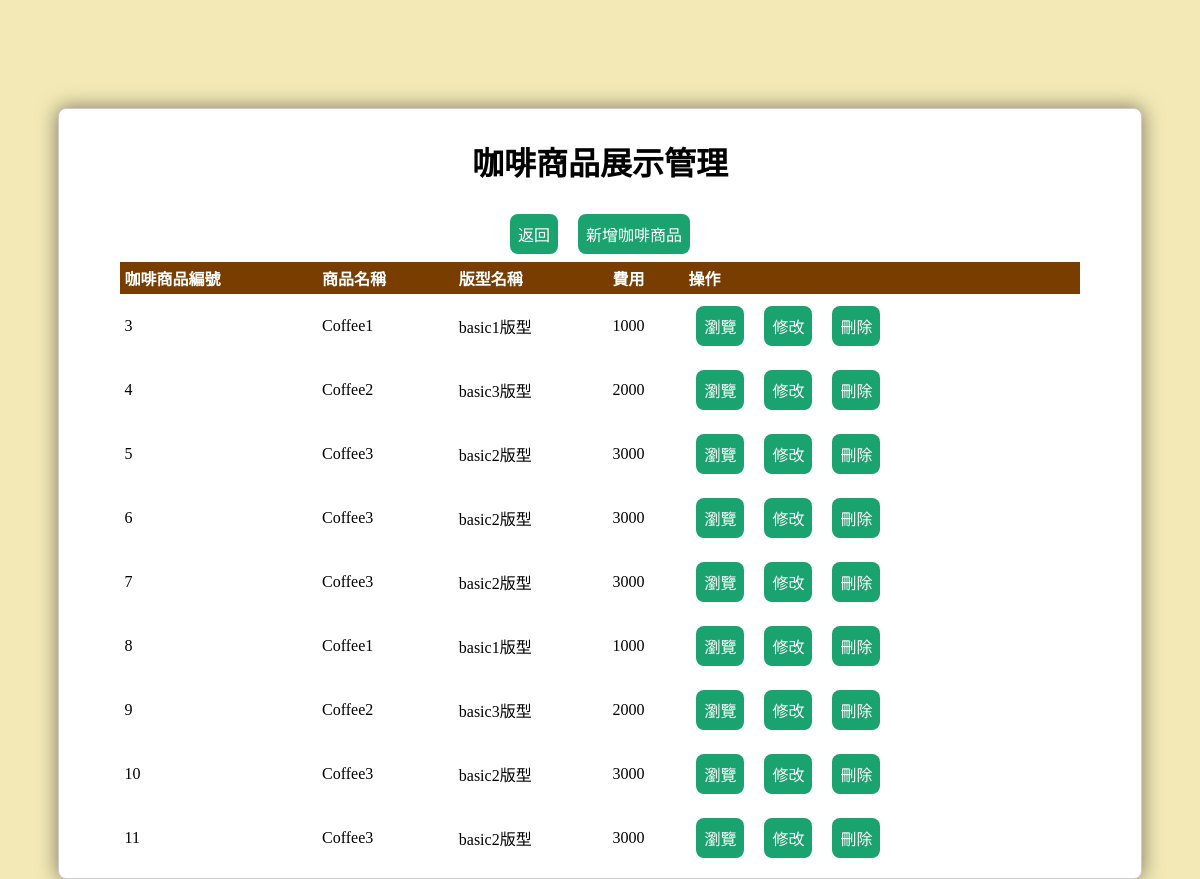
/module2-3/edm-index.php, run on the app's committed database.
### tables this page shows
CREATE TABLE `edms` (
  `id` int NOT NULL,
  `edm_name` text NOT NULL,
  `layout_name` text NOT NULL,
  `title` text NOT NULL,
  `content` text NOT NULL,
  `image` text NOT NULL,
  `link` text NOT NULL,
  `time` datetime NOT NULL DEFAULT CURRENT_TIMESTAMP
);

### module2-3/edm-index.php (the view, shortened to what this page needs)
<?php
include('config.php');
?>
<!DOCTYPE html PUBLIC "-//W3C//DTD XHTML 1.0 Transitional//EN" "http://www.w3.org/TR/xhtml1/DTD/xhtml1-transitional.dtd">
<html xmlns="http://www.w3.org/1999/xhtml">
<head>
    <link href="../module2-3/style.css" rel="stylesheet" type="text/css" />
</head>
<body>
    <div class="main" style="text-align:center">
        <h1>咖啡商品展示管理</h1>
        <input type="button" value="返回" onclick="location.href='index.php'">
        <input type="button" value="新增咖啡商品" onclick="location.href='edm-add.php'">
        <table>
            <tr>
                <th>咖啡商品編號</th>
                <th>商品名稱</th>
                <th>版型名稱</th>
                <th>費用</th>
                <th>操作</th>
            </tr>
            <?php
            $data = mysqli_query($mysqli, "select * from `edms`");
            while ($edm = mysqli_fetch_array($data)) {
            ?>
                <tr>
                    <td><?= $edm['id'] ?></td>
                    <td><?= $edm['edm_name'] ?></td>
                    <td><?= $edm['layout_name'] ?></td>
                    <td><?= $edm['title'] ?></td>
                    <td>
                        <input type="button" value="瀏覽" onclick="location.href='edm-view.php?id=<?= $edm['id'] ?>'">
                        <input type="button" value="修改" onclick="location.href='edm-edit.php?id=<?= $edm['id'] ?>'">
                        <input type="button" value="刪除" onclick="location.href='edm-delete.php?id=<?= $edm['id'] ?>'">
                    </td>
                </tr>
            <?php
            }
            ?>
        </table>
    </div>
</body>
</html>

### module2-3/style.css (style rules this page uses)
body { font-family:"微軟正黑體"; font-size:16px; background-color:rgba(237, 223, 147, 0.674);; }
.main { padding:8px; margin:0 auto; position:relative; width:90%; top:100px; background-color:#FFF; border:1px solid #CCC; border-radius:8px; box-shadow:0 0 20px 0 rgba(0,0,0,0.5); }
table { border-collapse:collapse; width:90%; margin:0 auto; }
th { color:#fff; background-color:#793D00; }
th,td { text-align:left; padding:4px; }
[type=submit],[type=reset],[type=button] { border:none; padding:8px; margin:8px; background-color:#1AA26F; color:white; font-size:16px; font-family:"微軟正黑體"; border-radius:8px; }

### data on the page
edms: id "3", edm_name "Coffee1", layout_name "basic1版型", title "1000"
edms: id "4", edm_name "Coffee2", layout_name "basic3版型", title "2000"
edms: id "5", edm_name "Coffee3", layout_name "basic2版型", title "3000"
edms: id "6", edm_name "Coffee3", layout_name "basic2版型", title "3000"
edms: id "7", edm_name "Coffee3", layout_name "basic2版型", title "3000"
edms: id "8", edm_name "Coffee1", layout_name "basic1版型", title "1000"
edms: id "9", edm_name "Coffee2", layout_name "basic3版型", title "2000"
edms: id "10", edm_name "Coffee3", layout_name "basic2版型", title "3000"
edms: id "11", edm_name "Coffee3", layout_name "basic2版型", title "3000"
